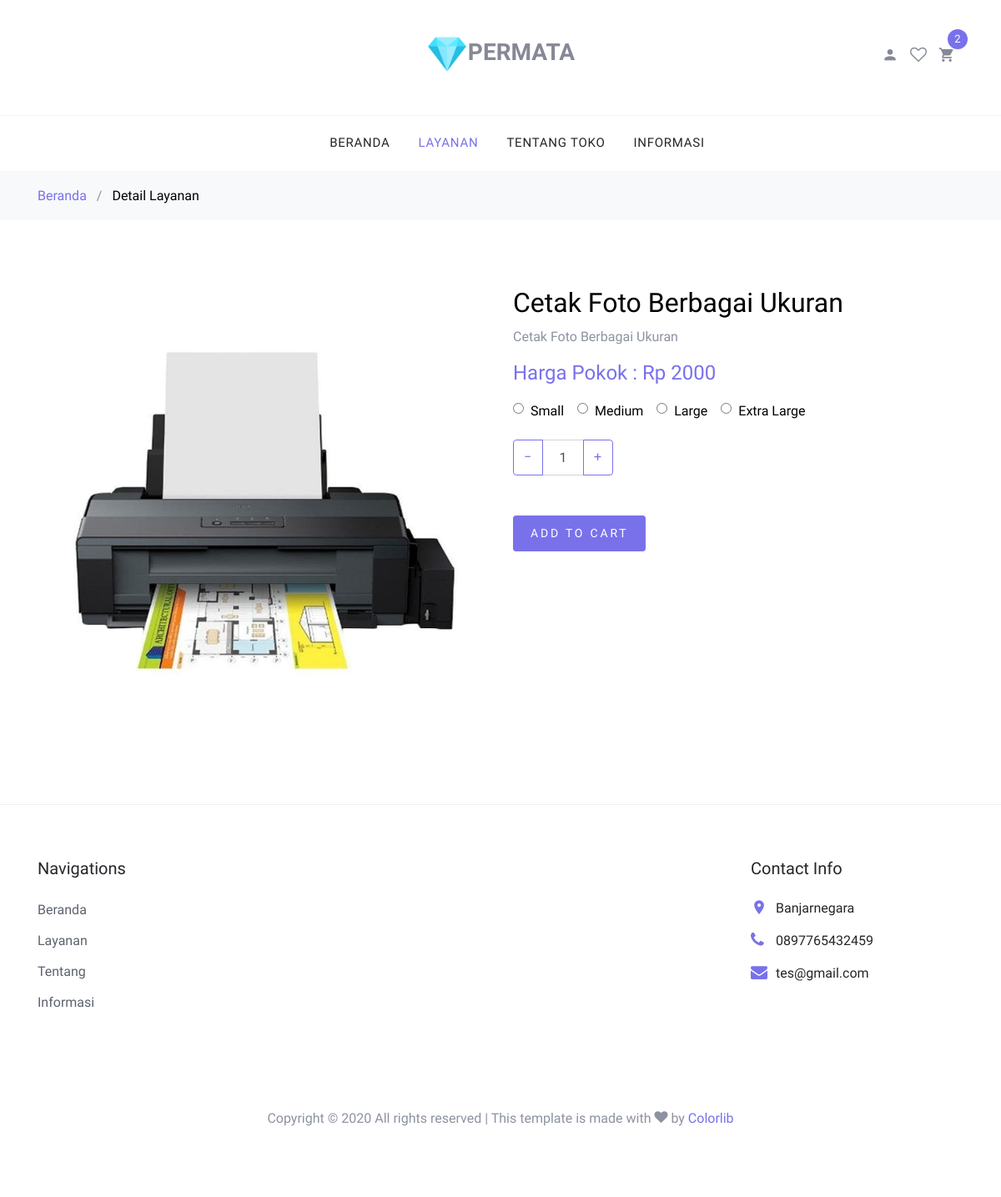
Screenshot of /permata/project/views/shop_detail.php?id_shop=9 with the database file from the repository.
### tables this page shows
CREATE TABLE `tb_layanan` (
  `id_layanan` int(11) NOT NULL,
  `nama_layanan` varchar(50) NOT NULL,
  `foto_layanan` varchar(50) NOT NULL,
  `deskripsi_layanan` varchar(200) NOT NULL,
  `harga_layanan` int(5) NOT NULL,
  `status_layanan` enum('Tersedia','Tidak Tersedia') NOT NULL
);

CREATE TABLE `tb_profil_toko` (
  `id_profil_toko` int(11) NOT NULL,
  `foto_toko` varchar(50) NOT NULL,
  `deskripsi_toko` varchar(200) NOT NULL,
  `alamat_toko` varchar(100) NOT NULL,
  `nomor_telpon_toko` varchar(13) NOT NULL,
  `email_toko` varchar(50) NOT NULL
);

### permata/project/views/shop_detail.php (the view, shortened to what this page needs)
<?php
if (!isset($_GET['id_shop'])) { ?>
    echo '<script>
        alert("Pilih Layanan Terlebih Dahulu!");
        window.location.href = "shop.php";
    </script>';
<?php
} else {
    include_once "main.php";
?>
    <body>
        <div class="site-wrap">
            <header class="site-navbar" role="banner">
                <div class="site-navbar-top">
                    <div class="container">
                        <div class="row align-items-center">
                            <div class="col-6 col-md-4 order-2 order-md-1 site-search-icon text-left">
                            </div>
                            <div class="col-12 mb-3 mb-md-0 col-md-4 order-1 order-md-2 text-center">
                                <div>
                                    <a href="index.php">
                                        <h3><img src="../../../image/icon/diamond.png" width="50"><b>PERMATA</b></h3>
                                    </a>
                                </div>
                            </div>
                            <div class="col-6 col-md-4 order-3 order-md-3 text-right">
                                <div class="site-top-icons">
                                    <ul>
                                        <li><a href="#"><span class="icon icon-person"></span></a></li>
                                        <li><a href="#"><span class="icon icon-heart-o"></span></a></li>
                                        <li>
                                            <a href="cart.html" class="site-cart">
                                                <span class="icon icon-shopping_cart"></span>
                                                <span class="count">2</span>
                                            </a>
                                        </li>
                                    </ul>
                                </div>
                            </div>
                        </div>
                    </div>
                </div>
                <nav class="site-navigation text-right text-md-center" role="navigation">
                    <div class="container">
                        <ul class="site-menu js-clone-nav d-none d-md-block">
                            <li>
                                <a href="index.php">Beranda</a>
                            </li>
                            <li class="active"><a href="shop.php">Layanan</a></li>
                            <li>
                                <a href="about.php">Tentang Toko</a>
                            </li>
                            <li><a href="info.php">Informasi</a></li>
                        </ul>
                    </div>
                </nav>
            </header>
            <div class="bg-light py-3">
                <div class="container">
                    <div class="row">
                        <div class="col-md-12 mb-0"><a href="index.php">Beranda</a> <span class="mx-2 mb-0">/</span> <strong class="text-black">Detail Layanan</strong></div>
                    </div>
                </div>
            </div>
            <div class="site-section">
                <div class="container">
                    <div class="row">
                        <?php
                        $queryTampilDetail = mysqli_query($conn, "SELECT nama_layanan, foto_layanan, deskripsi_layanan, harga_layanan
                                          FROM tb_layanan WHERE id_layanan = '" . $_GET['id_shop'] . "'");
                        $countDetail = mysqli_num_rows($queryTampilDetail);
                        if ($countDetail > 0) {
                            while ($dataDetail = mysqli_fetch_array($queryTampilDetail)) { ?>
                                <div class="col-md-6">
                                    <img src="../../../image/layanan/<?= $dataDetail['foto_layanan']; ?>" alt="Image" class="img-fluid">
                                </div>
                                <div class="col-md-6">
                                    <h2 class="text-black"><?= $dataDetail['nama_layanan']; ?></h2>
                                    <p><?= $dataDetail['deskripsi_layanan']; ?></p>
                                    <p><strong class="text-primary h4">Harga Pokok : Rp <?= $dataDetail['harga_layanan']; ?></strong></p>
                                    <div class="mb-1 d-flex">
                                        <label for="option-sm" class="d-flex mr-3 mb-3">
                                            <span class="d-inline-block mr-2" style="top:-2px; position: relative;"><input type="radio" id="option-sm" name="shop-sizes"></span> <span class="d-inline-block text-black">Small</span>
                                        </label>
                                        <label for="option-md" class="d-flex mr-3 mb-3">
                                            <span class="d-inline-block mr-2" style="top:-2px; position: relative;"><input type="radio" id="option-md" name="shop-sizes"></span> <span class="d-inline-block text-black">Medium</span>
                                        </label>
                                        <label for="option-lg" class="d-flex mr-3 mb-3">
                                            <span class="d-inline-block mr-2" style="top:-2px; position: relative;"><input type="radio" id="option-lg" name="shop-sizes"></span> <span class="d-inline-block text-black">Large</span>
                                        </label>
                                        <label for="option-xl" class="d-flex mr-3 mb-3">
                                            <span class="d-inline-block mr-2" style="top:-2px; position: relative;"><input type="radio" id="option-xl" name="shop-sizes"></span> <span class="d-inline-block text-black"> Extra Large</span>
                                        </label>
                                    </div>
                                    <div class="mb-5">
                                        <div class="input-group mb-3" style="max-width: 120px;">
                                            <div class="input-group-prepend">
                                                <button class="btn btn-outline-primary js-btn-minus" type="button">&minus;</button>
                                            </div>
                                            <input type="text" class="form-control text-center" value="1" placeholder="" aria-label="Example text with button addon" aria-describedby="button-addon1">
                                            <div class="input-group-append">
                                                <button class="btn btn-outline-primary js-btn-plus" type="button">&plus;</button>
                                            </div>
                                        </div>
                                    </div>
                                    <p><a href="cart.html" class="buy-now btn btn-sm btn-primary">Add To Cart</a></p>
                                </div>
                            <?php
                            }
                        }
                        ?>
                    </div>
                </div>
            </div>
        <?php
        include_once "footer.php";
    }
        ?>

### permata/project/views/footer.php (shortened to what this page needs)
<footer class="site-footer border-top">
    <div class="container">
        <div class="row">
            <div class="col-lg-6 mb-5 mb-lg-0">
                <div class="row">
                    <div class="col-md-12">
                        <h3 class="footer-heading mb-4">Navigations</h3>
                    </div>
                    <div class="col-md-6 col-lg-4">
                        <ul class="list-unstyled">
                            <li><a href="index.php">Beranda</a></li>
                            <li><a href="shop.php">Layanan</a></li>
                            <li><a href="about.php">Tentang</a></li>
                            <li><a href="info.php">Informasi</a></li>
                        </ul>
                    </div>
                </div>
            </div>
            <div class="col-md-6 col-lg-3 mb-4 mb-lg-0">
            </div>
            <?php
               $queryTampilProfil = mysqli_query($conn, "SELECT alamat_toko, nomor_telpon_toko, email_toko FROM tb_profil_toko");
               $countRecordProfil = mysqli_num_rows($queryTampilProfil);
               if ($countRecordProfil > 0) {
                   while ($dataProfil = mysqli_fetch_array($queryTampilProfil)) { ?>
                    <div class="col-md-6 col-lg-3">
                        <div class="block-5 mb-5">
                            <h3 class="footer-heading mb-4">Contact Info</h3>
                            <ul class="list-unstyled">
                                <li class="address"><?= $dataProfil['alamat_toko']; ?></li>
                                <li class="phone"><?= $dataProfil['nomor_telpon_toko']; ?></li>
                                <li class="email"><?= $dataProfil['email_toko']; ?></li>
                            </ul>
                        </div>
                    </div>
                <?php
                   }
               } else { ?>
                <p>Tidak Ada Profil</p>
            <?php
               }
               ?>
        </div>
        <div class="row pt-5 mt-5 text-center">
            <div class="col-md-12">
                <p>
                    Copyright &copy;<script data-cfasync="false" src="/cdn-cgi/scripts/5c5dd728/cloudflare-static/email-decode.min.js"></script>
                     All rights reserved | This template is made with <i class="icon-heart" aria-hidden="true"></i> by <a href="https://colorlib.com" target="_blank" class="text-primary">Colorlib</a>
                </p>
            </div>
        </div>
    </div>
</footer>
</div>
</body>
</html>

### rows the page displays
tb_layanan: foto_layanan (picture), nama_layanan "Cetak Foto Berbagai Ukuran", deskripsi_layanan "Cetak Foto Berbagai Ukuran", harga_layanan "2000"
tb_profil_toko: alamat_toko "Banjarnegara", nomor_telpon_toko "0897765432459", email_toko "tes@gmail.com"
